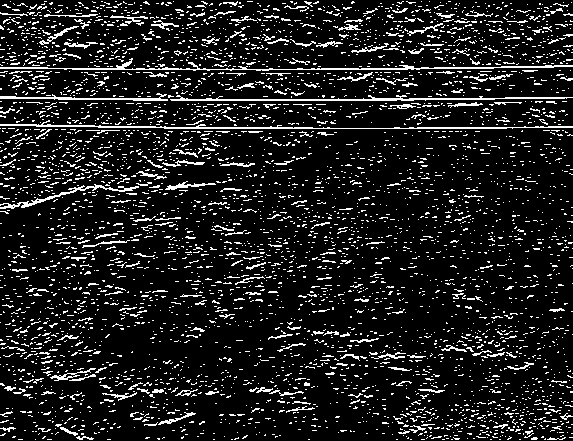
#> input picture sobel/erzhi08.jpg, 573 x 441 px
$ python '筛选_Hough.py'
#> lines starting #> are read from the running program, lines starting #| are printed output that depends on the picture; after the words box and inside, x2 and y2 are one past the last pixel; in counts of white or black regions, pixels touching at a corner belong together; long printed decimals are rounded
import os
import numpy as np
import cv2
from PIL import Image
import math


def img_processing(img):
    # 灰度化
    # gray = cv2.cvtColor(img, cv2.COLOR_BGR2GRAY)
    # gray = gray_weightmean_rgb(0.6,0.15,0.15,input,'windowname','gray.jpg')
    # ret, binary = cv2.threshold(gray, 0, 255, cv2.THRESH_OTSU)
    # canny边缘检测
    edges = cv2.Canny(img, 150,150, apertureSize=3)
    cv2.imshow('ed',edges)
    cv2.waitKey()
    return edges


def line_detect(img):
#> called with img = './sobel/erzhi08.jpg'
    img = cv2.imread(input)
#> img is the input picture: shape (441, 573, 3); min 0, max 255, mean 30.6
    # img = cv2.resize(img,(960,544))
    img1 = img
    # img = ImageEnhance.Contrast(img).enhance(3)#增强图像
    # img.show()
    img = np.array(img)
    result = img_processing(img)
#> in img_processing, `edges = cv2.Canny(img, 150,150, apertureSize=3)`:
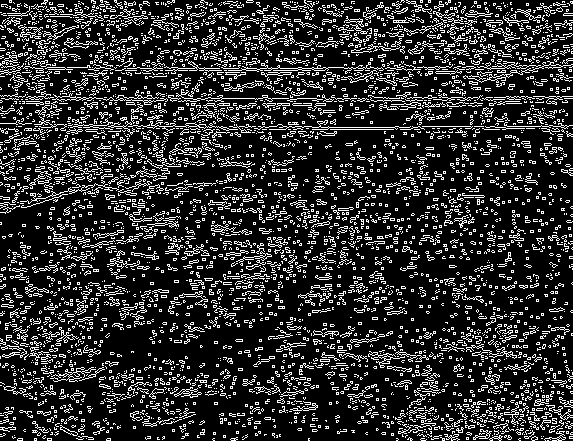
#> edges: shape (441, 573); 18.4% white in thin lines or dots
    # 霍夫线检测
    lines = cv2.HoughLinesP(result, 1, 1* np.pi / 180, 60, minLineLength=10, maxLineGap=20)
#> lines = 857 rows, first 6: [166, 129, 424, 129], [1, 98, 485, 98], [94, 68, 552, 68], [395, 126, 568, 126], [14, 8, 391, 385], [209, 31, 419, 53]
    # print(lines)
    print("Line Num : ", len(lines))
#| Line Num :  857
    image  = cv2.imread("./images/08.jpg")
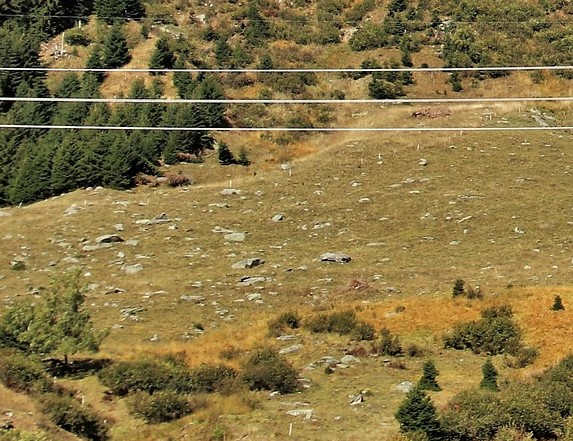
#> input picture images/08.jpg, 573 x 441 px
#> image is the input picture: shape (441, 573, 3); mean B, G, R 68.3, 116.1, 134.6
    k = []
    l = []
    theta = []
    ltheta = np.zeros((6))
    suml = np.zeros((6))
    meanl = np.zeros((6))
    # 画出检测的线段
    for line in lines:
        for x1, y1, x2, y2 in line:
            # cv2.line(image, (x1, y1), (x2, y2), (0, 255, 0), 1)
            # cv2.circle(image,(x1, y1),2,(0,255,0),-1)
            # cv2.circle(image, (x2, y2), 2, (0, 255, 0), -1)
            k0 = (y2 - y1) / (x2 -x1)
            l0 = ((y2 - y1) ** 2 + (x2 - x1) ** 2) ** 0.5
            theta0 = math.degrees(math.atan(k0))
            if theta0 >= 0:
                theta0 = (int(theta0 // 30)) * 30
            else:
                theta0 = (int(theta0 // 30) ) * 30
            for i in range(0, 6):
                if theta0 == (i - 3) * 30:
                    ltheta[i] += l0
                    suml[i] += 1

                    break
                else:
                    pass

            k.append(k0)
            l.append(l0)
            theta.append(theta0)
        pass
#> this loop made 857 passes
#> after the loop, k = 857 values, max 14.29 at index 257, min -57.5 at index 639, mean -0.0348; l = 857 values, max 570 at index 12, min 10 at index 69, mean 115.7; ltheta = [115, 10097.9, 31210.8, 43536.1, 13436.8, 719.8]; suml = [1, 52, 322, 421, 58, 3]; theta = 857 values, max 60 at index 209, min -90 at index 639, mean -12.78
    meanl = ltheta / suml
#> meanl = [115, 194.2, 96.93, 103.4, 231.7, 239.9]
    where_are_NaNs = np.isnan(meanl)
#> where_are_NaNs = [False, False, False, False, False, False]
    meanl[where_are_NaNs] = 0
    img = Image.fromarray(image, 'RGB')
    # cv2.imwrite('Hough_cannyorigin/Hough_dot01.jpg',image)
    img.show()
    print(theta)
#> (printed output is left out)
    print(meanl)
#| [115.017 194.190  96.928 103.411 231.669
#|  239.938]
    print(np.argmax(meanl))
#| 5


    for line in lines:
        for x1, y1, x2, y2 in line:
            k0 = (y2 - y1) / (x2 - x1)
            theta0 = math.degrees(math.atan(k0))
            l0 = ((y2 - y1) ** 2 + (x2 - x1) ** 2) ** 0.5
            if theta0 >= ( ((np.argmax(meanl))-3)*30-10  )and theta0 <= (((np.argmax(meanl))-2)*30 +10 ) :
                cv2.line(image, (x1, y1), (x2, y2), (0, 255, 0), 1)
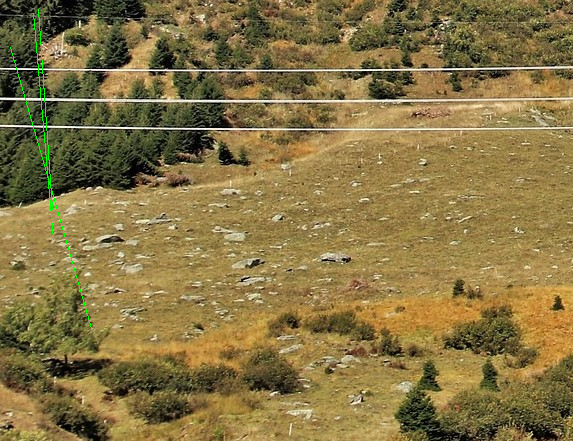
#> image: shape (441, 573, 3); 0.28% of pixels changed, all inside (x1, y1, x2, y2) = (10, 9, 92, 329)
                # cv2.circle(image,(x1, y1),2,(0,255,0),-1)
                # cv2.circle(image, (x2, y2), 2, (0, 255, 0), -1)
    img = Image.fromarray(image, 'RGB')
    cv2.imwrite('Hough_result/Houghy08.jpg',image)
    img.show()


if __name__ == "__main__":
    input = "./sobel/erzhi08.jpg"

    # input = "./sobel/erzhi01.jpg"
    line_detect(input)

    pass
